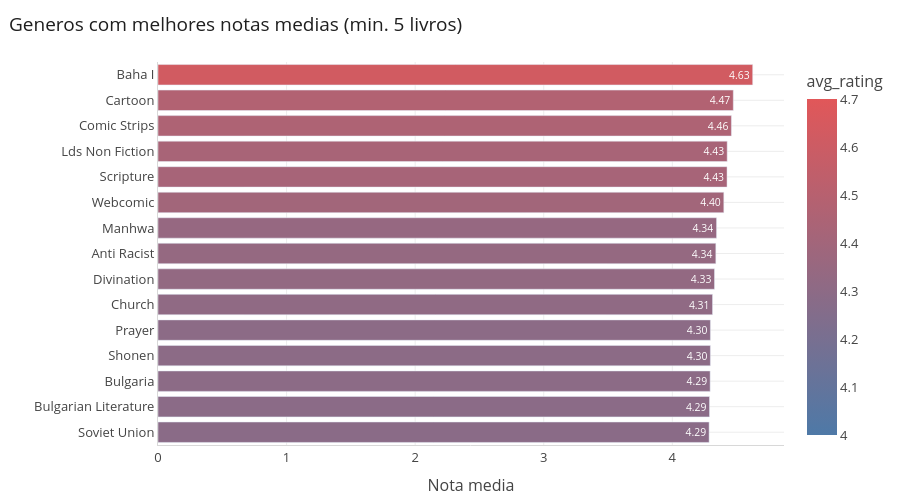

Source (notebook cell):
### Code cell
top_avg = reliable.sort_values("avg_rating").reset_index()

fig = registrar(estilo(px.bar(
    top_avg, x="avg_rating", y="genres", orientation="h", text_auto=".2f",
    color="avg_rating", color_continuous_scale=[AZUL, VERMELHO], range_color=[4.0, 4.7],
), "Generos com melhores notas medias (min. 5 livros)"), "02-generos-nota-media")

fig.update_layout(xaxis_title="Nota media", yaxis_title="")
fig.show()

### Figure 1 — Plotly figure (JSON) as saved in the notebook; plotly's stock layout.template omitted (floating-point values rounded to 4 significant figures)
{"data": [{"hovertemplate": "avg_rating=%{marker.color}<br>genres=%{y}<extra></extra>", "legendgroup": "", "marker": {"color": [4.286, 4.289, 4.294, 4.296, 4.296, 4.313, 4.328, 4.338, 4.344, 4.4, 4.425, 4.427, 4.459, 4.474, 4.625], "coloraxis": "coloraxis", "pattern": {"shape": ""}}, "name": "", "orientation": "h", "showlegend": false, "textposition": "auto", "texttemplate": "%{x:.2f}", "type": "bar", "x": [4.286, 4.289, 4.294, 4.296, 4.296, 4.313, 4.328, 4.338, 4.344, 4.4, 4.425, 4.427, 4.459, 4.474, 4.625], "xaxis": "x", "y": ["Soviet Union", "Bulgarian Literature", "Bulgaria", "Shonen", "Prayer", "Church", "Divination", "Anti Racist", "Manhwa", "Webcomic", "Scripture", "Lds Non Fiction", "Comic Strips", "Cartoon", "Baha I"], "yaxis": "y"}], "layout": {"barmode": "relative", "coloraxis": {"autocolorscale": false, "cmax": 4.7, "cmin": 4.0, "colorbar": {"title": {"text": "avg_rating"}}, "colorscale": [[0.0, "#4E79A7"], [1.0, "#E15759"]]}, "font": {"color": "#444", "size": 13}, "height": 500, "hoverlabel": {"bgcolor": "white", "font": {"size": 12}}, "legend": {"tracegroupgap": 0}, "margin": {"b": 8, "l": 8, "r": 8, "t": 62}, "paper_bgcolor": "white", "plot_bgcolor": "white", "title": {"font": {"color": "#1F1F1F", "size": 19}, "text": "Generos com melhores notas medias (min. 5 livros)", "x": 0.01, "xanchor": "left"}, "xaxis": {"anchor": "y", "domain": [0.0, 1.0], "gridcolor": "#EDEDED", "linecolor": "#D8D8D8", "title": {"text": "Nota media"}, "zeroline": false}, "yaxis": {"anchor": "x", "domain": [0.0, 1.0], "gridcolor": "#EDEDED", "linecolor": "#D8D8D8", "title": {"text": ""}, "zeroline": false}}}
